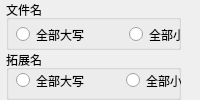
       <widget class="QWidget" name="tab">
        <attribute name="title">
         <string>整体</string>
        </attribute>
        <layout class="QGridLayout" name="gridLayout">
         <property name="leftMargin">
          <number>6</number>
         </property>
         <property name="topMargin">
          <number>0</number>
         </property>
         <property name="rightMargin">
          <number>19</number>
         </property>
         <property name="bottomMargin">
          <number>0</number>
         </property>
         <property name="spacing">
          <number>0</number>
         </property>
         <item row="1" column="0">
          <widget class="QGroupBox" name="groupBox">
           <property name="maximumSize">
            <size>
             <width>16777215</width>
             <height>79</height>
            </size>
           </property>
           <property name="title">
            <string>文件名</string>
           </property>
           <widget class="QRadioButton" name="radioButtonAllCase">
            <property name="geometry">
             <rect>
              <x>10</x>
              <y>26</y>
              <width>107</width>
              <height>17</height>
             </rect>
            </property>
            <property name="text">
             <string>全部大写</string>
            </property>
           </widget>
           <widget class="QRadioButton" name="radioButtonRan">
            <property name="geometry">
             <rect>
              <x>10</x>
              <y>48</y>
              <width>62</width>
              <height>21</height>
             </rect>
            </property>
            <property name="text">
             <string>随机数</string>
            </property>
           </widget>
           <widget class="QRadioButton" name="radioButtonNumUp">
            <property name="geometry">
             <rect>
              <x>123</x>
              <y>48</y>
              <width>75</width>
              <height>21</height>
             </rect>
            </property>
            <property name="text">
             <string>数字递增</string>
            </property>
           </widget>
           <widget class="QRadioButton" name="radioButtonNoCase">
            <property name="geometry">
             <rect>
              <x>123</x>
              <y>26</y>
              <width>107</width>
              <height>17</height>
             </rect>
            </property>
            <property name="text">
             <string>全部小写</string>
            </property>
           </widget>
           <widget class="QRadioButton" name="radioButtonNo">
            <property name="geometry">
             <rect>
              <x>236</x>
              <y>48</y>
              <width>75</width>
              <height>21</height>
             </rect>
            </property>
            <property name="text">
             <string>保持不变</string>
            </property>
            <property name="checked">
             <bool>true</bool>
            </property>
           </widget>
           <widget class="QRadioButton" name="radioButtonFirstCase">
            <property name="geometry">
             <rect>
              <x>236</x>
              <y>26</y>
              <width>107</width>
              <height>17</height>
             </rect>
            </property>
            <property name="text">
             <string>首字母大写</string>
            </property>
           </widget>
           <widget class="QWidget" name="layoutWidget">
            <property name="geometry">
             <rect>
              <x>350</x>
              <y>20</y>
              <width>237</width>
              <height>24</height>
             </rect>
            </property>
            <layout class="QHBoxLayout" name="horizontalLayout">
             <item>
              <widget class="QLabel" name="label">
               <property name="text">
                <string>      转换：</string>
               </property>
              </widget>
             </item>
             <item>
              <widget class="QComboBox" name="comboBox">
               <property name="minimumSize">
                <size>
                 <width>166</width>
                 <height>0</height>
                </size>
               </property>
               <property name="maximumSize">
                <size>
                 <width>207</width>
                 <height>16777215</height>
                </size>
               </property>
               <property name="currentIndex">
                <number>0</number>
               </property>
               <item>
                <property name="text">
                 <string>不选择</string>
                </property>
               </item>
               <item>
                <property name="text">
                 <string>简体转繁体</string>
                </property>
               </item>
               <item>
                <property name="text">
                 <string>繁体转简体</string>
                </property>
               </item>
               <item>
                <property name="text">
                 <string>一二三转123</string>
                </property>
               </item>
               <item>
                <property name="text">
                 <string>123转一二三</string>
                </property>
               </item>
              </widget>
             </item>
            </layout>
           </widget>
           <widget class="QWidget" name="layoutWidget">
            <property name="geometry">
             <rect>
              <x>330</x>
              <y>50</y>
              <width>252</width>
              <height>24</height>
             </rect>
            </property>
            <layout class="QHBoxLayout" name="horizontalLayout_2">
             <item>
              <widget class="QLabel" name="label_2">
               <property name="text">
                <string>文件名改为：</string>
               </property>
              </widget>
             </item>
             <item>
              <widget class="QComboBox" name="comboBox_2">
               <property name="minimumSize">
                <size>
                 <width>166</width>
                 <height>0</height>
                </size>
               </property>
               <property name="maximumSize">
                <size>
                 <width>207</width>
                 <height>16777215</height>
                </size>
               </property>
               <property name="editable">
                <bool>true</bool>
               </property>
              </widget>
             </item>
            </layout>
           </widget>
          </widget>
         </item>
         <item row="2" column="0">
          <widget class="QGroupBox" name="groupBox_2">
           <property name="maximumSize">
            <size>
             <width>16777215</width>
             <height>50</height>
            </size>
           </property>
           <property name="title">
            <string>拓展名</string>
           </property>
           <widget class="QRadioButton" name="radioButtonSuffAllCase">
            <property name="geometry">
             <rect>
              <x>10</x>
              <y>20</y>
              <width>101</width>
              <height>21</height>
             </rect>
            </property>
            <property name="text">
             <string>全部大写</string>
            </property>
           </widget>
           <widget class="QRadioButton" name="radioButtonSuffNoCase">
            <property name="geometry">
             <rect>
              <x>120</x>
              <y>20</y>
              <width>101</width>
              <height>21</height>
             </rect>
            </property>
            <property name="text">
             <string>全部小写</string>
            </property>
           </widget>
           <widget class="QRadioButton" name="radioButtonSuffNo">
            <property name="geometry">
             <rect>
              <x>230</x>
              <y>20</y>
              <width>101</width>
              <height>21</height>
             </rect>
            </property>
            <property name="text">
             <string>保持不变</string>
            </property>
            <property name="checked">
             <bool>true</bool>
            </property>
           </widget>
           <widget class="QWidget" name="layoutWidget">
            <property name="geometry">
             <rect>
              <x>330</x>
              <y>20</y>
              <width>226</width>
              <height>24</height>
             </rect>
            </property>
            <layout class="QHBoxLayout" name="horizontalLayout_3">
             <item>
              <widget class="QLabel" name="label_3">
               <property name="text">
                <string>拓展名改为：</string>
               </property>
              </widget>
             </item>
             <item>
              <widget class="QComboBox" name="comboBoxSuffix">
               <property name="minimumSize">
                <size>
                 <width>140</width>
                 <height>22</height>
                </size>
               </property>
               <property name="maximumSize">
                <size>
                 <width>140</width>
                 <height>22</height>
                </size>
               </property>
               <property name="editable">
                <bool>true</bool>
               </property>
               <property name="currentText">
                <string/>
               </property>
               <property name="currentIndex">
                <number>-1</number>
               </property>
               <item>
                <property name="text">
                 <string>mkv</string>
                </property>
               </item>
               <item>
                <property name="text">
                 <string>mp4</string>
                </property>
               </item>
               <item>
                <property name="text">
                 <string>pdf</string>
                </property>
               </item>
               <item>
                <property name="text">
                 <string>txt</string>
                </property>
               </item>
               <item>
                <property name="text">
                 <string>jpg</string>
                </property>
               </item>
               <item>
                <property name="text">
                 <string>png</string>
                </property>
               </item>
               <item>
                <property name="text">
                 <string>zip</string>
                </property>
               </item>
               <item>
                <property name="text">
                 <string>uvz</string>
                </property>
               </item>
              </widget>
             </item>
            </layout>
           </widget>
          </widget>
         </item>
        </layout>
       </widget>
